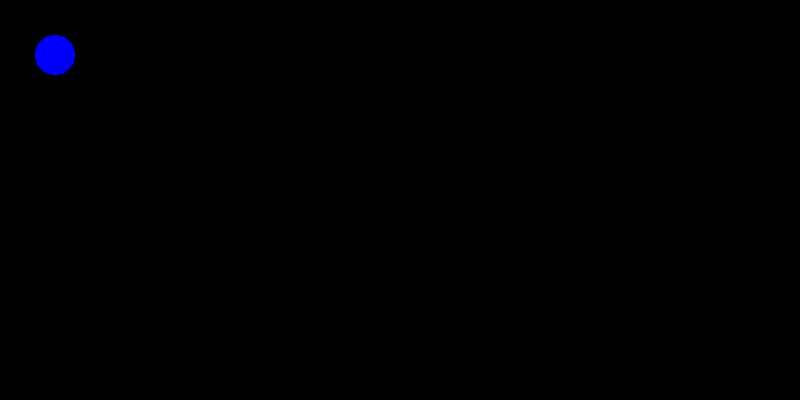
Frame 1 (no input)
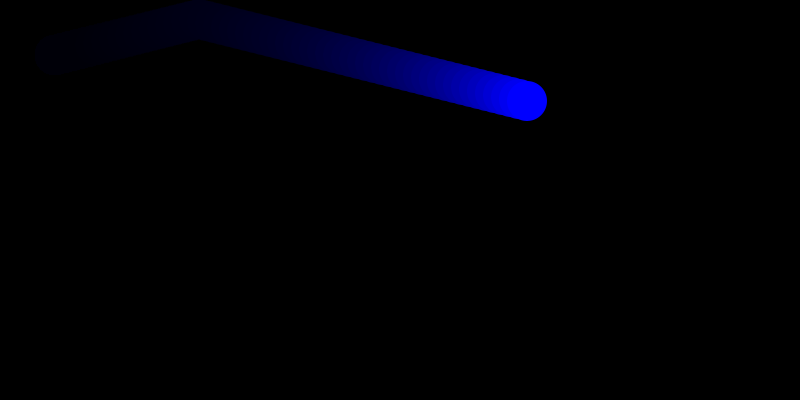
Frame 60 (the mouse pressed at the canvas centre just before this capture)
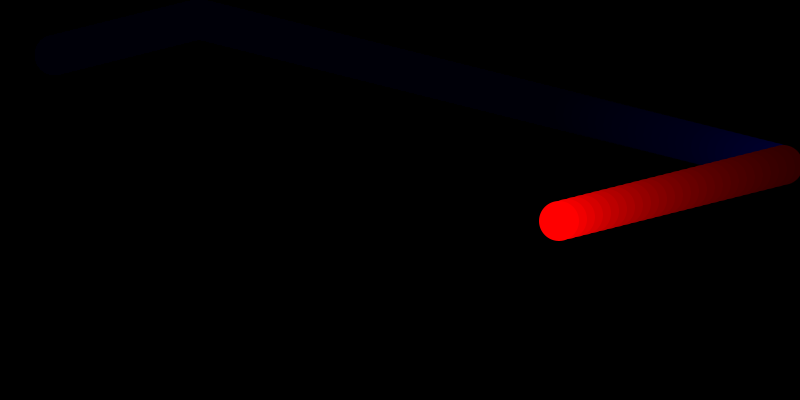
Frame 120 (the mouse held since frame 60 and released just before this capture)

The Processing sketch that drew these frames (run headless with seeded random() and noise(); from frame 60 on, the mouse is pressed at the canvas centre):

// Processing sketch: Moviimento_tres
// ── Moviimento_tres.pde
float x = 55.0, y = 55.0, velocidadX = 8.0, velocidadY = 2.0, radio = 20.0, directionX = 1, directionY = -1;

void setup() {
  size(800,400);
  noStroke();
  ellipseMode(RADIUS);
  background(0);
}

void draw() {
  
  // Estela
  fill(0, 15);
  rect(0, 0, width, height);

  if (directionX == -1)
  {
    fill(255, 0, 0);
  }
  else
  {
    fill(0,0,255);
  }
  
  // Elipce
  ellipse(x,y,radio, radio);
  
  
  //Movimiento en x
  x += velocidadX * directionX;
  
  if((x > width - radio) || (x < radio))
  {
    directionX = -directionX;
  }
  
  //Movimiento en y
  y += velocidadY * directionY;
  
    if((y > height - radio) || (y < radio))
  {
    directionY = -directionY;
  }
}
